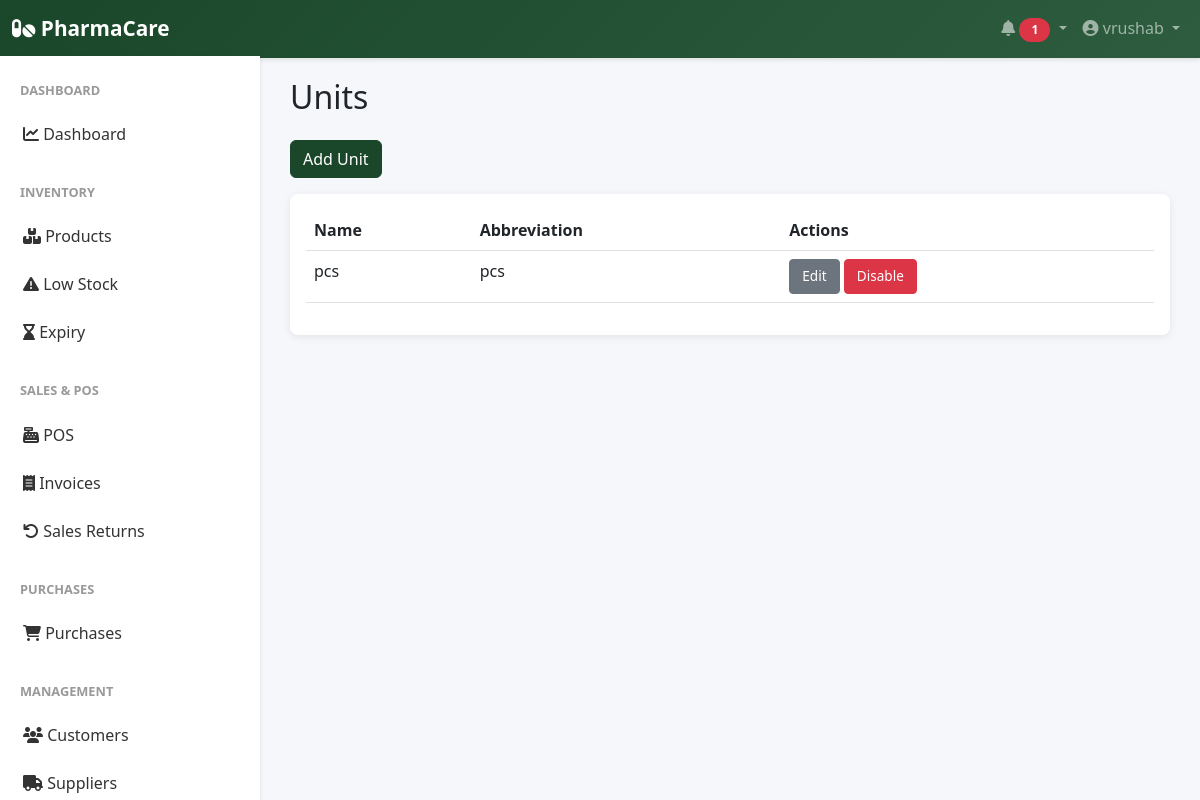
The page /master/units (signed in) on the database its author committed.
### app/models.py (models this page shows, shortened)
class User(UserMixin, db.Model):
    __tablename__ = 'user'
    id = db.Column(db.Integer, primary_key=True)
    company_id = db.Column(db.Integer, db.ForeignKey('company.id'), nullable=False, unique=True)
    username = db.Column(db.String(255), unique=True, nullable=False)
    password_hash = db.Column(db.String(255), nullable=False)
    is_active = db.Column(db.Boolean, default=True)
    last_login = db.Column(db.DateTime)
    created_date = db.Column(db.DateTime, default=datetime.utcnow)
    updated_date = db.Column(db.DateTime, default=datetime.utcnow, onupdate=datetime.utcnow)
    company = db.relationship('Company', back_populates='user')

class Unit(db.Model):
    __tablename__ = 'unit'
    id = db.Column(db.Integer, primary_key=True)
    company_id = db.Column(db.Integer, db.ForeignKey('company.id'), nullable=False)
    name = db.Column(db.String(50), nullable=False)
    abbreviation = db.Column(db.String(20))
    is_active = db.Column(db.Boolean, default=True)
    created_date = db.Column(db.DateTime, default=datetime.utcnow)
    company = db.relationship('Company')
    products = db.relationship('Product', back_populates='unit_rel')

### app/routes/master.py (the view)
@master_bp.route('/units')
@login_required
def units_list():
    units = Unit.query.filter_by(company_id=current_user.company_id).order_by(Unit.name).all()
    return render_template('master/units_list.html', units=units)

### app/templates/master/units_list.html (shortened to what this page needs)
{% extends "base.html" %}
{% block content %}
<h2 class="mb-4">Units</h2>
<a href="{{ url_for('master.add_unit') }}" class="btn btn-primary mb-3">Add Unit</a>
<div class="card">
    <div class="card-body">
        <table class="table">
            <thead>
                <tr><th>Name</th><th>Abbreviation</th><th>Actions</th></tr>
            </thead>
            <tbody>
                {% for u in units %}
                <tr>
                    <td>{{ u.name }}</td>
                    <td>{{ u.abbreviation }}</td>
                    <td>
                        <a class="btn btn-sm btn-secondary" href="{{ url_for('master.edit_unit', unit_id=u.id) }}">Edit</a>
                        <form action="{{ url_for('master.delete_unit', unit_id=u.id) }}" method="post" style="display:inline">
                            <button class="btn btn-sm btn-danger" type="submit">Disable</button>
                        </form>
                    </td>
                </tr>
                {% endfor %}
            </tbody>
        </table>
    </div>
</div>
{% endblock %}

### app/templates/base.html (shortened to what this page needs)
<!DOCTYPE html>
<html lang="en">
<head>
    <link href="https://cdn.jsdelivr.net/npm/bootstrap@5.3.0/dist/css/bootstrap.min.css" rel="stylesheet">
    <link rel="stylesheet" href="https://cdnjs.cloudflare.com/ajax/libs/font-awesome/6.4.0/css/all.min.css">
</head>
<body>
    <nav class="navbar navbar-expand-lg navbar-dark">
        <div class="container-fluid">
            <a class="navbar-brand" href="{{ url_for('dashboard.dashboard') }}">
                <i class="fas fa-pills"></i> PharmaCare
            </a>
            <div class="collapse navbar-collapse" id="navbarNav">
                <ul class="navbar-nav ms-auto">
                    {% if current_user.is_authenticated %}
                    <li class="nav-item dropdown">
                        <a class="nav-link dropdown-toggle" href="#" id="alertsDropdown" role="button" data-bs-toggle="dropdown">
                            <i class="fas fa-bell"></i>
                            <span id="alert-badge" class="badge bg-danger" style="display:none;">0</span>
                        </a>
                    </li>
                    <li class="nav-item dropdown">
                        <a class="nav-link dropdown-toggle" href="#" id="userDropdown" role="button" data-bs-toggle="dropdown">
                            <i class="fas fa-user-circle"></i> {{ current_user.username }}
                        </a>
                    </li>
                    {% endif %}
                </ul>
            </div>
        </div>
    </nav>
    {% if current_user.is_authenticated %}
    <div class="sidebar">
        <nav class="nav flex-column">
            <div class="nav-section-title">Dashboard</div>
            <a class="nav-link {% if request.endpoint == 'dashboard.dashboard' %}active{% endif %}" href="{{ url_for('dashboard.dashboard') }}">
                <i class="fas fa-chart-line"></i> Dashboard
            </a>
            <div class="nav-section-title">Inventory</div>
            <a class="nav-link {% if 'inventory' in request.path %}active{% endif %}" href="{{ url_for('inventory.products_list') }}">
                <i class="fas fa-boxes"></i> Products
            </a>
            <a class="nav-link {% if request.endpoint == 'inventory.low_stock_report' %}active{% endif %}" href="{{ url_for('inventory.low_stock_report') }}">
                <i class="fas fa-exclamation-triangle"></i> Low Stock
            </a>
            <a class="nav-link {% if request.endpoint == 'inventory.expiry_report' %}active{% endif %}" href="{{ url_for('inventory.expiry_report') }}">
                <i class="fas fa-hourglass-end"></i> Expiry
            </a>
            <div class="nav-section-title">Sales & POS</div>
            <a class="nav-link {% if request.endpoint == 'sales.pos' %}active{% endif %}" href="{{ url_for('sales.pos') }}">
                <i class="fas fa-cash-register"></i> POS
            </a>
            <a class="nav-link {% if 'invoices' in request.path %}active{% endif %}" href="{{ url_for('sales.invoices_list') }}">
                <i class="fas fa-receipt"></i> Invoices
            </a>
            <a class="nav-link {% if request.endpoint == 'sales.sales_returns_list' %}active{% endif %}" href="{{ url_for('sales.sales_returns_list') }}">
                <i class="fas fa-undo"></i> Sales Returns
            </a>
            <div class="nav-section-title">Purchases</div>
            <a class="nav-link {% if 'purchases' in request.path %}active{% endif %}" href="{{ url_for('purchases.purchases_list') }}">
                <i class="fas fa-shopping-cart"></i> Purchases
            </a>
            <div class="nav-section-title">Management</div>
            <a class="nav-link {% if 'customers' in request.path %}active{% endif %}" href="{{ url_for('customers.customers_list') }}">
                <i class="fas fa-users"></i> Customers
            </a>
            <a class="nav-link {% if 'suppliers' in request.path %}active{% endif %}" href="{{ url_for('suppliers.suppliers_list') }}">
                <i class="fas fa-truck"></i> Suppliers
            </a>
        </nav>
    </div>
    {% endif %}
    <div class="{% if current_user.is_authenticated %}main-content{% else %}container mt-5{% endif %}">
        {% block content %}{% endblock %}
    </div>
</body>
</html>

### app/templates/base.html (style rules this page uses)
:root { --primary-color: #1a472a; --secondary-color: #2d5c3f; --danger-color: #dc3545; --success-color: #28a745; --warning-color: #ffc107; --info-color: #17a2b8; }
body { font-family: 'Segoe UI', Tahoma, Geneva, Verdana, sans-serif; background-color: #f5f7fa; }
.navbar { background: linear-gradient(135deg, var(--primary-color), var(--secondary-color)); box-shadow: 0 2px 4px rgba(0,0,0,0.1); }
.navbar-brand { font-weight: 600; font-size: 1.3rem; }
.sidebar { background: white; box-shadow: 0 2px 4px rgba(0,0,0,0.1); position: fixed; left: 0; top: 56px; bottom: 0; width: 260px; overflow-y: auto; z-index: 100; }
.main-content { margin-left: 260px; padding: 30px; padding-top: 20px; }
.sidebar .nav-link { color: #333; padding: 12px 20px; border-left: 3px solid transparent; transition: all 0.3s ease; }
.sidebar .nav-section-title { font-size: 0.8rem; font-weight: 600; color: #999; text-transform: uppercase; padding: 15px 20px 10px; margin-top: 10px; }
.card { border: none; box-shadow: 0 2px 8px rgba(0,0,0,0.08); border-radius: 8px; }
.btn-primary { background-color: var(--primary-color); border-color: var(--primary-color); }
.badge { padding: 6px 12px; border-radius: 20px; }
.btn-sm { padding: 6px 12px; font-size: 0.85rem; }

### rows shown on the page
User: username "vrushab"
Unit: name "pcs", abbreviation "pcs"
